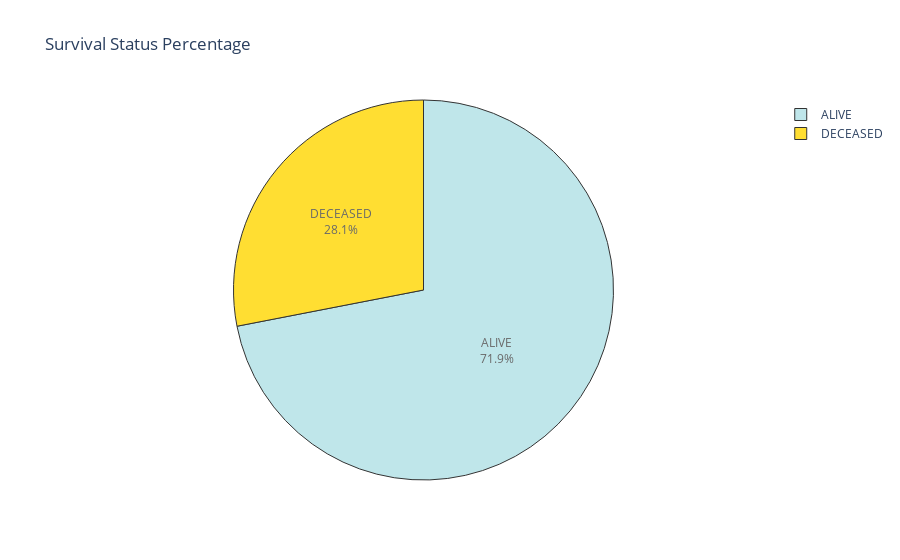

Source (notebook cell):
### Code cell
# create a pie chart to visualize the percentage of survival status 
fig = px.pie(mini_df, values=df['Patient\'s Vital Status'].value_counts(), 
             names=mini_df['Patient\'s Vital Status'].unique(), title='Survival Status Percentage')
fig.update_traces(textposition='inside', textinfo='percent+label', 
                  marker=dict(colors=['powderblue', 'gold'], line=dict(color='#000000', width=1)),opacity = 0.8)
fig.show()

### Figure 1 — Plotly figure (JSON) as saved in the notebook; plotly's stock layout.template omitted (floating-point values rounded to 4 significant figures)
{"data": [{"domain": {"x": [0, 1], "y": [0, 1]}, "hovertemplate": "label=%{label}<br>value=%{value}<extra></extra>", "labels": ["ALIVE", "DECEASED"], "legendgroup": "", "marker": {"colors": ["powderblue", "gold"], "line": {"color": "#000000", "width": 1}}, "name": "", "opacity": 0.8, "showlegend": true, "textinfo": "percent+label", "textposition": "inside", "type": "pie", "values": [7509, 2928]}], "layout": {"legend": {"tracegroupgap": 0}, "title": {"text": "Survival Status Percentage"}}}
